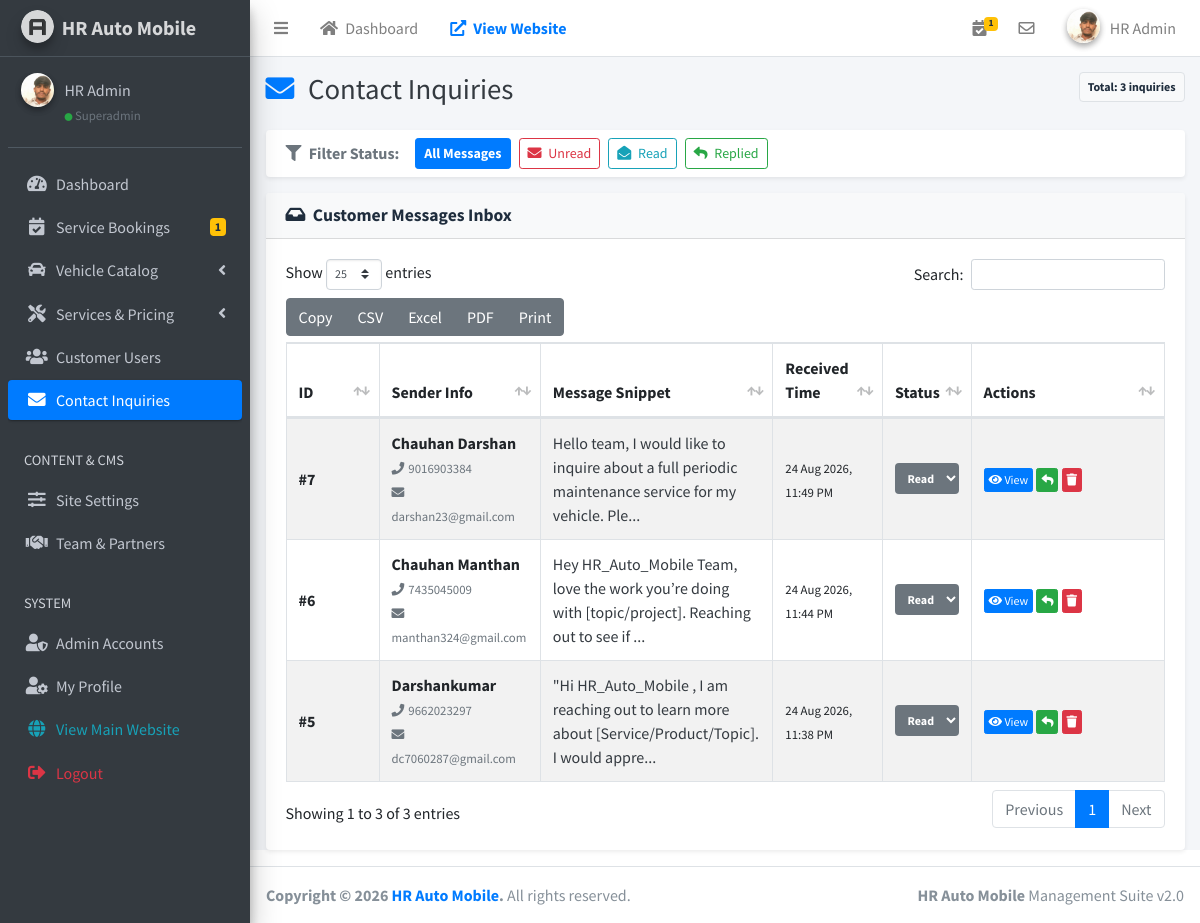
The page /admin/messages.php (signed in) on the database its author committed.
### tables this page shows
CREATE TABLE `contact_messages` (
  `id` int(10) unsigned NOT NULL AUTO_INCREMENT,
  `name` varchar(150) NOT NULL,
  `email` varchar(150) NOT NULL,
  `phone` varchar(20) NOT NULL,
  `message` text NOT NULL,
  `status` enum('unread','read','replied') DEFAULT 'unread',
  `created_at` timestamp NOT NULL DEFAULT current_timestamp(),
  PRIMARY KEY (`id`)
);

### admin/messages.php (the view, shortened to what this page needs)
<?php
require_once __DIR__ . '/includes/auth.php';
$filterStatus = $_GET['status'] ?? 'all';
$sql = "SELECT * FROM contact_messages WHERE 1=1";
$params = [];
$sql .= " ORDER BY id DESC";
$stmt = $pdo->prepare($sql);
$stmt->execute($params);
$messages = $stmt->fetchAll();
require_once __DIR__ . '/includes/header.php';
require_once __DIR__ . '/includes/sidebar.php';
?>
<div class="content-wrapper">
    <div class="content-header">
        <div class="container-fluid">
            <div class="row mb-2">
                <div class="col-sm-6">
                    <h1 class="m-0 text-dark"><i class="fas fa-envelope mr-2 text-primary"></i> Contact Inquiries</h1>
                </div>
                <div class="col-sm-6 text-right">
                    <span class="badge badge-light border p-2">Total: <?= count($messages) ?> inquiries</span>
                </div>
            </div>
        </div>
    </div>
    <section class="content">
        <div class="container-fluid">
            <div class="card card-outline card-primary shadow-sm mb-3">
                <div class="card-body py-2">
                    <div class="d-flex align-items-center">
                        <span class="mr-3 text-muted font-weight-bold"><i class="fas fa-filter mr-1"></i> Filter
                            Status:</span>
                        <a href="messages.php"
                            class="btn btn-sm <?= ($filterStatus === 'all') ? 'btn-primary font-weight-bold' : 'btn-outline-secondary' ?> mr-2">All
                            Messages</a>
                        <a href="messages.php?status=unread"
                            class="btn btn-sm <?= ($filterStatus === 'unread') ? 'btn-danger font-weight-bold' : 'btn-outline-danger' ?> mr-2">
                            <i class="fas fa-envelope mr-1"></i> Unread
                        </a>
                        <a href="messages.php?status=read"
                            class="btn btn-sm <?= ($filterStatus === 'read') ? 'btn-info font-weight-bold' : 'btn-outline-info' ?> mr-2">
                            <i class="fas fa-envelope-open mr-1"></i> Read
                        </a>
                        <a href="messages.php?status=replied"
                            class="btn btn-sm <?= ($filterStatus === 'replied') ? 'btn-success font-weight-bold' : 'btn-outline-success' ?>">
                            <i class="fas fa-reply mr-1"></i> Replied
                        </a>
                    </div>
                </div>
            </div>
            <div class="card shadow-sm">
                <div class="card-header bg-light">
                    <h3 class="card-title font-weight-bold"><i class="fas fa-inbox mr-1"></i> Customer Messages Inbox
                    </h3>
                </div>
                <div class="card-body">
                    <table class="table table-bordered table-striped table-hover datatable-buttons">
                        <thead>
                            <tr>
                                <th style="width: 50px;">ID</th>
                                <th>Sender Info</th>
                                <th>Message Snippet</th>
                                <th>Received Time</th>
                                <th>Status</th>
                                <th style="width: 150px;">Actions</th>
                            </tr>
                        </thead>
                        <tbody>
                            <?php foreach ($messages as $m): ?>
                                <tr
                                    class="<?= (($m['status'] ?? 'unread') === 'unread') ? 'font-weight-bold table-warning' : '' ?>">
                                    <td><strong>#<?= $m['id'] ?></strong></td>
                                    <td>
                                        <strong><?= htmlspecialchars($m['name']) ?></strong><br>
                                        <small class="text-muted"><i
                                                class="fas fa-phone mr-1"></i><?= htmlspecialchars($m['phone']) ?></small><br>
                                        <small class="text-muted"><i
                                                class="fas fa-envelope mr-1"></i><?= htmlspecialchars($m['email']) ?></small>
                                    </td>
                                    <td>
                                        <p class="mb-0 text-dark">
                                            <?= htmlspecialchars(mb_strimwidth($m['message'], 0, 100, "...")) ?></p>
                                    </td>
                                    <td>
                                        <small><?= date('d M Y, h:i A', strtotime($m['created_at'])) ?></small>
                                    </td>
                                    <td>
                                        <form method="POST" style="display:inline-block;">
                                            <select name="status"
                                                class="form-control form-control-sm border-0 font-weight-bold <?= (($m['status'] ?? 'unread') === 'unread') ? 'badge badge-danger' : ((($m['status'] ?? '') === 'replied') ? 'badge badge-success' : 'badge badge-secondary') ?>"
                                                onchange="this.form.submit()">
                                                <option value="read" <?= (($m['status'] ?? '') === 'read') ? 'selected' : '' ?>>Read</option>
                                            </select>
                                        </form>
                                    </td>
                                    <td>
                                        <button type="button" class="btn btn-xs btn-primary"
                                            onclick='viewMessage(<?= json_encode($m) ?>)' title="View Full Message">
                                            <i class="fas fa-eye"></i> View
                                        </button>
                                        <a href="mailto:<?= htmlspecialchars($m['email']) ?>?subject=Regarding your inquiry at HR Auto Mobile"
                                            class="btn btn-xs btn-success" title="Reply via Email">
                                            <i class="fas fa-reply"></i>
                                        </a>
                                        <form method="POST" style="display:inline-block;"
                                            onsubmit="return confirmAction(event, 'Are you sure you want to delete message from \'<?= htmlspecialchars($m['name']) ?>\'?')">
                                            <button type="submit" class="btn btn-xs btn-danger" title="Delete Message">
                                                <i class="fas fa-trash"></i>
                                            </button>
                                        </form>
                                    </td>
                                </tr>
                            <?php endforeach; ?>
                        </tbody>
                    </table>
                </div>
            </div>
        </div>
    </section>
</div>
<?php require_once __DIR__ . '/includes/footer.php'; ?>

### admin/includes/header.php (style rules this page uses)
.table td, .table th { vertical-align: middle; }

### rows shown on the page
contact_messages: id "7", name "Chauhan Darshan", phone "9016903384", email "darshan23@gmail.com", message "Hello team, I would like to inquire about a full periodic maintenance service for my vehicle. Ple...", created_at "24 Aug 2026, 11:49 PM", status "Read"
contact_messages: id "6", name "Chauhan Manthan", phone "7435045009", email "manthan324@gmail.com", message "Hey HR_Auto_Mobile Team, love the work you’re doing with [topic/project]. Reaching out to see if ...", created_at "24 Aug 2026, 11:44 PM", status "Read"
contact_messages: id "5", name "Darshankumar", phone "9662023297", email "dc7060287@gmail.com", message "\"Hi HR_Auto_Mobile , I am reaching out to learn more about [Service/Product/Topic]. I would appre...", created_at "24 Aug 2026, 11:38 PM", status "Read"

### other values the page prints
$pendingBookingsBadge "1"
$currentAdmin['name'] "HR Admin"
$currentAdmin['role'] "Superadmin"
count($messages) "3"
